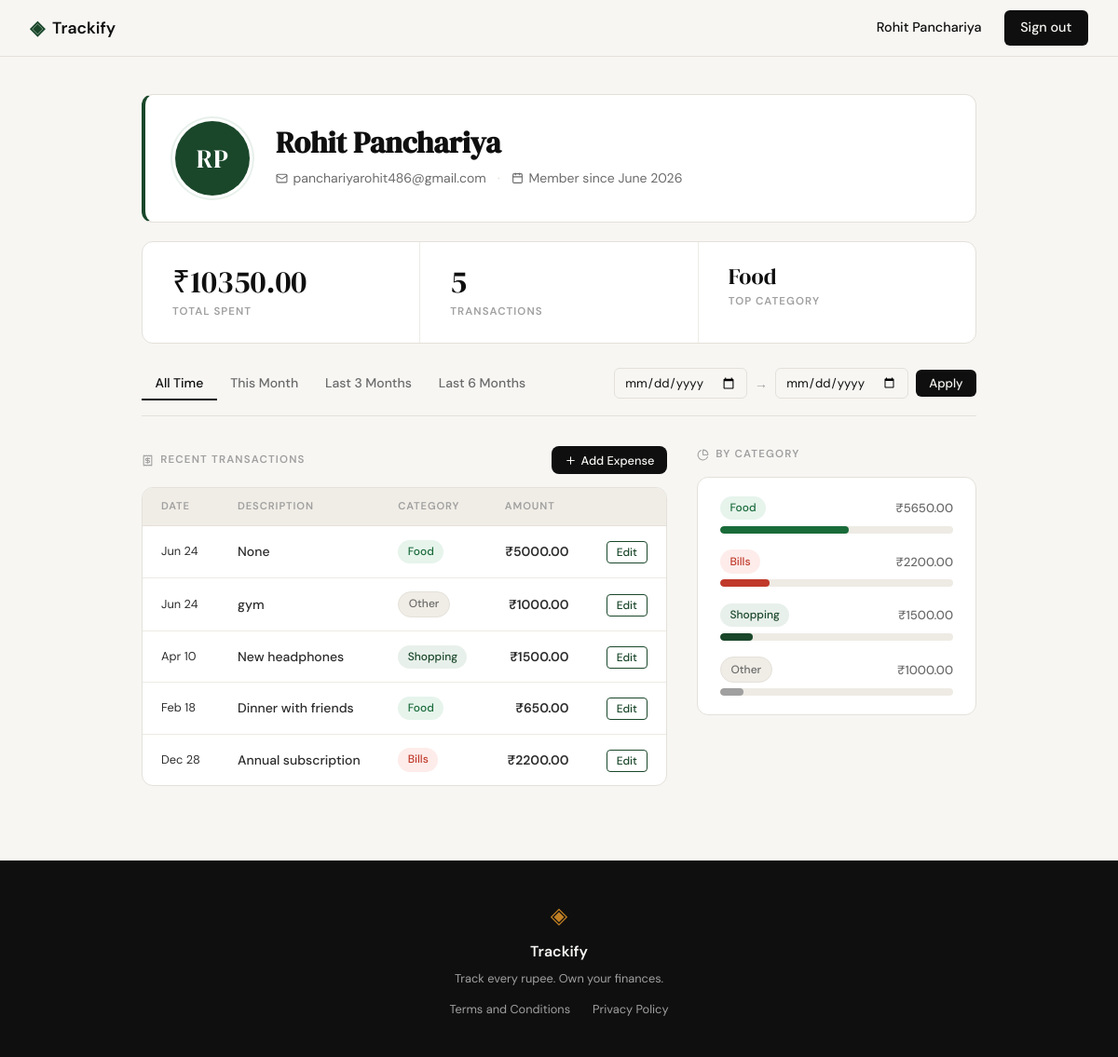
The app's page /profile (signed in), older data.
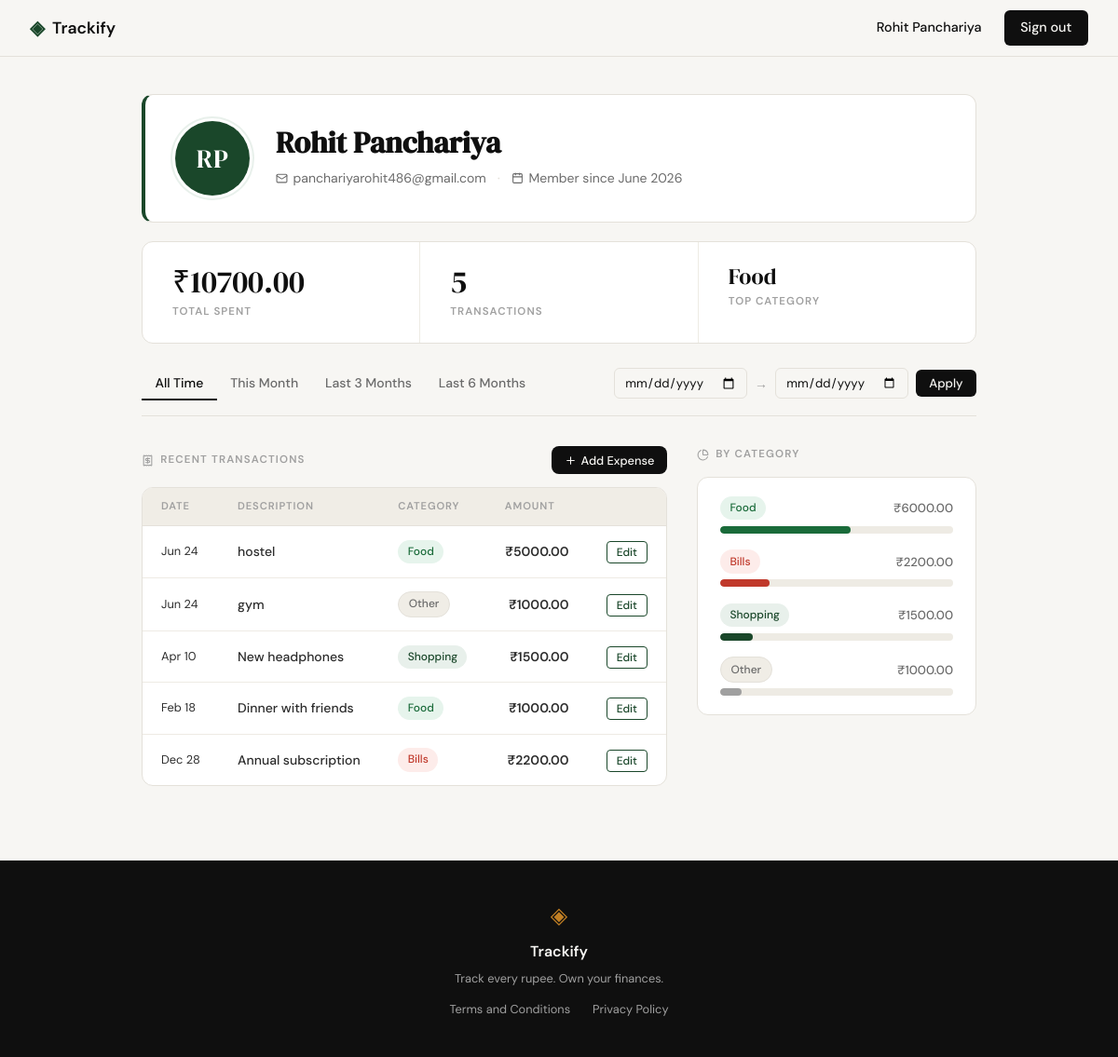
The same page, newer data.
### tables this page shows
CREATE TABLE users (
            id            INTEGER PRIMARY KEY AUTOINCREMENT,
            name          TEXT    NOT NULL,
            email         TEXT    NOT NULL UNIQUE,
            password_hash TEXT    NOT NULL,
            created_at    TEXT    DEFAULT (datetime('now'))
        );

CREATE TABLE expenses (
            id          INTEGER PRIMARY KEY AUTOINCREMENT,
            user_id     INTEGER NOT NULL REFERENCES users(id) ON DELETE CASCADE,
            amount      REAL    NOT NULL,
            category    TEXT    NOT NULL,
            date        TEXT    NOT NULL,
            description TEXT,
            created_at  TEXT    DEFAULT (datetime('now'))
        );

### app.py (the view)
@app.route("/profile")
@login_required
def profile():
    uid = session["user_id"]
    user = get_user_by_id(uid)
    today = date.today()
    today_str = today.isoformat()
    preset_this_month_from = today.replace(day=1).isoformat()
    m3, y3 = today.month - 3, today.year
    if m3 <= 0:
        m3, y3 = m3 + 12, y3 - 1
    preset_3months_from = date(y3, m3, 1).isoformat()
    m6, y6 = today.month - 6, today.year
    if m6 <= 0:
        m6, y6 = m6 + 12, y6 - 1
    preset_6months_from = date(y6, m6, 1).isoformat()
    raw_from = request.args.get('date_from', '').strip()
    raw_to   = request.args.get('date_to',   '').strip()
    date_from = date_to = None
    if raw_from:
        try:
            datetime.strptime(raw_from, '%Y-%m-%d')
            date_from = raw_from
        except ValueError:
            pass
    if raw_to:
        try:
            datetime.strptime(raw_to, '%Y-%m-%d')
            date_to = raw_to
        except ValueError:
            pass
    if bool(date_from) != bool(date_to):
        flash("Please provide both a start and an end date.")
        date_from = date_to = None
    elif date_from and date_to and date_from > date_to:
        flash("Start date must be before end date.")
        date_from = date_to = None
    if not date_from and not date_to:
        active_preset = 'all_time'
    elif date_from == preset_this_month_from and date_to == today_str:
        active_preset = 'this_month'
    elif date_from == preset_3months_from and date_to == today_str:
        active_preset = '3_months'
    elif date_from == preset_6months_from and date_to == today_str:
        active_preset = '6_months'
    else:
        active_preset = 'custom'
    stats        = get_summary_stats(uid, date_from=date_from, date_to=date_to)
    transactions = get_recent_transactions(uid, date_from=date_from, date_to=date_to)
    categories   = get_category_breakdown(uid, date_from=date_from, date_to=date_to)
    return render_template(
        "profile.html",
        user=user,
        stats=stats,
        transactions=transactions,
        categories=categories,
        valid_categories=VALID_CATEGORIES,
        date_from=date_from,
        date_to=date_to,
        active_preset=active_preset,
        preset_this_month_from=preset_this_month_from,
        preset_this_month_to=today_str,
        preset_3months_from=preset_3months_from,
        preset_3months_to=today_str,
        preset_6months_from=preset_6months_from,
        preset_6months_to=today_str,
    )

### app.py (called while the page is built)
def login_required(f):
    @functools.wraps(f)
    def decorated(*args, **kwargs):
        if not session.get('user_id'):
            flash("Please sign in to continue.")
            return redirect(url_for('login'))
        return f(*args, **kwargs)
    return decorated

### database/db.py (called while the page is built)
def get_db():
    conn = sqlite3.connect(DB_PATH)
    conn.row_factory = sqlite3.Row
    conn.execute("PRAGMA foreign_keys = ON")
    return conn

### database/queries.py (called while the page is built)
def _date_filter(user_id, date_from, date_to):
    where  = "WHERE user_id = ?"
    params = [user_id]
    if date_from and date_to:
        where  += " AND date BETWEEN ? AND ?"
        params += [date_from, date_to]
    return where, params

def get_user_by_id(user_id):
    conn = get_db()
    try:
        row = conn.execute(
            "SELECT name, email, created_at FROM users WHERE id = ?",
            (user_id,),
        ).fetchone()
        if row is None:
            return None
        dt = datetime.strptime(row["created_at"], "%Y-%m-%d %H:%M:%S")
        words = row["name"].split()
        initials = "".join(w[0].upper() for w in words[:2])
        return {
            "name": row["name"],
            "email": row["email"],
            "member_since": dt.strftime("%B %Y"),
            "initials": initials,
        }
    finally:
        conn.close()

def get_summary_stats(user_id, date_from=None, date_to=None):
    conn = get_db()
    try:
        where, params = _date_filter(user_id, date_from, date_to)
        row = conn.execute(
            f"SELECT COUNT(*) as cnt, COALESCE(SUM(amount), 0) as total "
            f"FROM expenses {where}",
            params,
        ).fetchone()
        total = row["total"]
        count = row["cnt"]
        top_row = conn.execute(
            f"SELECT category FROM expenses {where} "
            f"GROUP BY category ORDER BY SUM(amount) DESC LIMIT 1",
            params,
        ).fetchone()
        top_category = top_row["category"] if top_row else "—"
        return {
            "total_spent": f"₹{total:.2f}",
            "transaction_count": count,
            "top_category": top_category,
        }
    finally:
        conn.close()

### templates/profile.html (shortened to what this page needs)
{% extends "base.html" %}
{% block content %}
<div class="profile-page">
  <div class="profile-hero">
    <div class="profile-avatar">{{ user.initials }}</div>
    <div class="profile-hero-info">
      <h1 class="profile-name">{{ user.name }}</h1>
      <div class="profile-meta-row">
        <span class="profile-meta-item">
          <i data-lucide="mail"></i>{{ user.email }}
        </span>
        <span class="profile-meta-sep">·</span>
        <span class="profile-meta-item">
          <i data-lucide="calendar"></i>Member since {{ user.member_since }}
        </span>
      </div>
    </div>
  </div>
  <div class="profile-stats-strip">
    <div class="pstat">
      <span class="pstat-value">{{ stats.total_spent }}</span>
      <span class="pstat-label">Total Spent</span>
    </div>
    <div class="pstat">
      <span class="pstat-value">{{ stats.transaction_count }}</span>
      <span class="pstat-label">Transactions</span>
    </div>
    <div class="pstat">
      <span class="pstat-value pstat-cat">{{ stats.top_category }}</span>
      <span class="pstat-label">Top Category</span>
    </div>
  </div>
  <div class="filter-bar">
    <div class="filter-tabs">
      <a href="{{ url_for('profile') }}"
         class="filter-tab{% if active_preset == 'all_time' %} active{% endif %}">All Time</a>
      <a href="{{ url_for('profile', date_from=preset_this_month_from, date_to=preset_this_month_to) }}"
         class="filter-tab{% if active_preset == 'this_month' %} active{% endif %}">This Month</a>
      <a href="{{ url_for('profile', date_from=preset_3months_from, date_to=preset_3months_to) }}"
         class="filter-tab{% if active_preset == '3_months' %} active{% endif %}">Last 3 Months</a>
      <a href="{{ url_for('profile', date_from=preset_6months_from, date_to=preset_6months_to) }}"
         class="filter-tab{% if active_preset == '6_months' %} active{% endif %}">Last 6 Months</a>
    </div>
    <form method="GET" action="{{ url_for('profile') }}" class="filter-custom-form">
      <input type="date" name="date_from" value="{{ date_from or '' }}" class="form-input filter-date-input">
      <span class="filter-to-label">→</span>
      <input type="date" name="date_to" value="{{ date_to or '' }}" class="form-input filter-date-input">
      <button type="submit" class="btn-primary filter-apply-btn">Apply</button>
    </form>
  </div>
  <div class="profile-main-grid">
    <div class="profile-transactions-col">
      <div class="profile-section-header">
        <h2 class="profile-section-title">
          <i data-lucide="receipt"></i>
          Recent Transactions
        </h2>
        <button class="btn-primary btn-add-expense" id="open-add-expense-modal">
          <i data-lucide="plus"></i> Add Expense
        </button>
      </div>
      <div class="profile-table-wrap">
        <table class="profile-table">
          <thead>
            <tr>
              <th>Date</th>
              <th>Description</th>
              <th>Category</th>
              <th class="amount-col">Amount</th>
              <th class="actions-col"></th>
            </tr>
          </thead>
          <tbody>
            {% for tx in transactions %}
            <tr>
              <td class="tx-date">{{ tx.date }}</td>
              <td class="tx-desc">{{ tx.description }}</td>
              <td>
                <span class="badge badge-{{ tx.category | lower | replace(' ', '-') }}">
                  {{ tx.category }}
                </span>
              </td>
              <td class="amount-col tx-amount">{{ tx.amount }}</td>
              <td class="actions-col"><a href="{{ url_for('edit_expense', id=tx.id) }}" class="tx-edit-link">Edit</a></td>
            </tr>
            {% else %}
            <tr>
              <td colspan="5" class="tx-empty">No transactions match your filter.</td>
            </tr>
            {% endfor %}
          </tbody>
        </table>
      </div>
    </div>
    <div class="profile-breakdown-col">
      <h2 class="profile-section-title">
        <i data-lucide="pie-chart"></i>
        By Category
      </h2>
      <div class="profile-breakdown">
        {% for cat in categories %}
        <div class="breakdown-row">
          <div class="breakdown-meta">
            <span class="badge badge-{{ cat.name | lower | replace(' ', '-') }}">{{ cat.name }}</span>
            <span class="breakdown-amount">{{ cat.amount }}</span>
          </div>
          <div class="preview-bar-track">
            <div class="preview-bar breakdown-bar breakdown-bar-{{ cat.name | lower | replace(' ', '-') }}"
                 style="width: {{ cat.pct }}%"></div>
          </div>
        </div>
        {% else %}
        <p class="breakdown-empty">No data for this period.</p>
        {% endfor %}
      </div>
    </div>
  </div>
</div>
{% endblock %}

### templates/base.html (shortened to what this page needs)
<!DOCTYPE html>
<html lang="en">
<head>
    <link rel="stylesheet" href="{{ url_for('static', filename='css/style.css') }}">
</head>
<body>
    <nav class="navbar">
        <div class="nav-inner">
            <a href="{{ url_for('landing') }}" class="nav-brand">
                <span class="brand-icon">◈</span>
                <span class="brand-name">Trackify</span>
            </a>
            <div class="nav-links">
                {% if session.get('user_id') %}
                <span class="nav-user">{{ session['user_name'] }}</span>
                <a href="{{ url_for('logout') }}" class="nav-cta">Sign out</a>
                {% else %}
                <a href="{{ url_for('login') }}">Sign in</a>
                <a href="{{ url_for('register') }}" class="nav-cta">Get started</a>
                {% endif %}
            </div>
        </div>
    </nav>
    <main class="main-content">
        {% block content %}{% endblock %}
    </main>
    <footer class="footer">
        <div class="footer-inner">
            <span class="brand-icon">◈</span>
            <span class="footer-name">Trackify</span>
            <p class="footer-copy">Track every rupee. Own your finances.</p>
            <div class="footer-links">
                <a href="{{ url_for('terms') }}">Terms and Conditions</a>
                <a href="{{ url_for('privacy') }}">Privacy Policy</a>
            </div>
        </div>
    </footer>
</body>
</html>

Row changes from the older to the newer data that the page shows:
changed expenses: description "None" → "hostel"
changed expenses "Dinner with friends": amount "₹650.00" → "₹1000.00"
Text that changed along with them:
{{ stats.total_spent }}: "₹10350.00" → "₹10700.00"
{{ cat.pct }}: 10 → 9 (drawn)
new list line: "Food ₹6000.00"
list line gone: "Food ₹5650.00"
